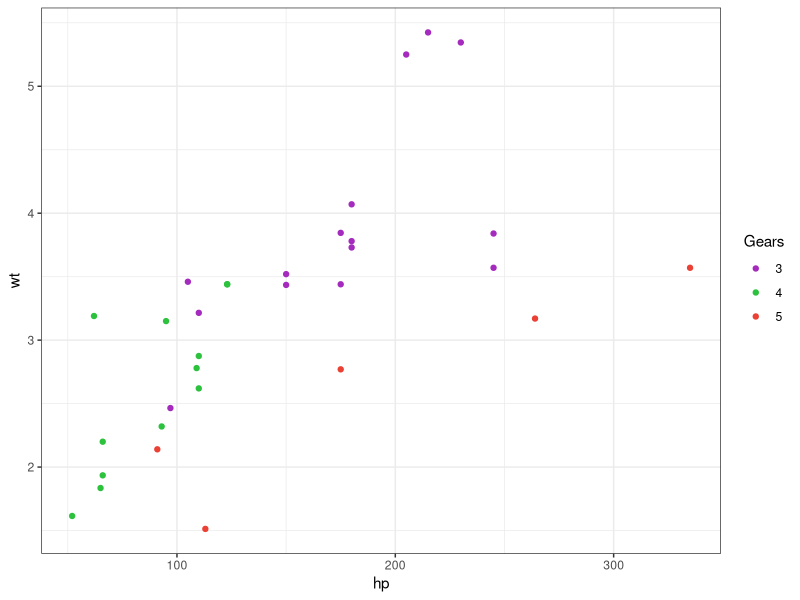

Write R code to recreate this figure.
library(tidyverse)

ggplot(mtcars)+
  geom_point(aes(x=hp,y=wt, color = as.factor(gear)))+
               scale_color_manual(values = c("#a42bbd","#2dc23e","#eb4034"),name = "Gears")+
  theme_bw()

